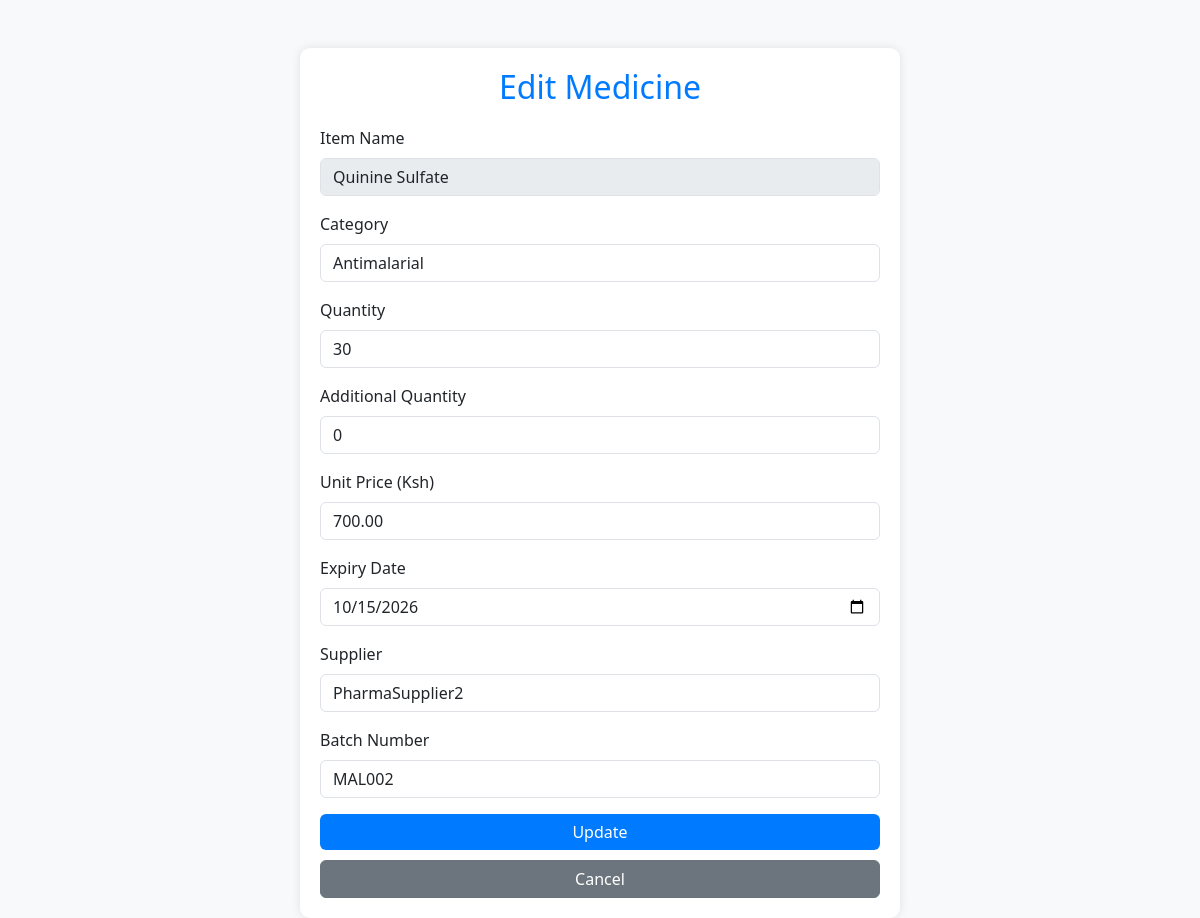
Screenshot of /edit_medicine.php?item_name=Quinine Sulfate with the database file from the repository.
### tables this page shows
CREATE TABLE `pharmacy_inventory` (
  `ItemID` int(11) NOT NULL,
  `ItemName` varchar(255) NOT NULL,
  `Category` varchar(100) NOT NULL,
  `Quantity` int(11) NOT NULL,
  `UnitPrice` decimal(10,2) NOT NULL,
  `ExpiryDate` date NOT NULL,
  `Supplier` varchar(255) DEFAULT NULL,
  `BatchNumber` varchar(100) DEFAULT NULL,
  `AddedAt` timestamp NOT NULL DEFAULT current_timestamp()
);

### edit_medicine.php (the view, shortened to what this page needs)
<?php
$servername = "localhost";
$username = "root";
$password = "";
$dbname = "jamii-hms";
$conn = new mysqli($servername, $username, $password, $dbname);
if (isset($_GET['item_name'])) {
    $item_name = $_GET['item_name'];
    $sql = "SELECT * FROM pharmacy_inventory WHERE ItemName = ?";
    $stmt = $conn->prepare($sql);
    $stmt->bind_param("s", $item_name);
    $stmt->execute();
    $result = $stmt->get_result();
    $medicine = $result->fetch_assoc();
}
?>
<!DOCTYPE html>
<html lang="en">
<head>
    <link href="https://cdn.jsdelivr.net/npm/bootstrap@5.3.0/dist/css/bootstrap.min.css" rel="stylesheet">
</head>
<body>
    <div class="container mt-5">
        <h2>Edit Medicine</h2>
        <form method="post">
            <div class="mb-3">
                <label class="form-label">Item Name</label>
                <input type="text" class="form-control" value="<?php echo $medicine['ItemName']; ?>" disabled>
            </div>
            <div class="mb-3">
                <label class="form-label">Category</label>
                <input type="text" name="category" class="form-control" value="<?php echo $medicine['Category']; ?>" required>
            </div>
            <div class="mb-3">
                <label class="form-label">Quantity</label>
                <input type="number" name="quantity" class="form-control" value="<?php echo $medicine['Quantity']; ?>" required>
            </div>
            <div class="mb-3">
                <label class="form-label">Additional Quantity</label>
                <input type="number" name="additional_quantity" class="form-control" value="0" required>
            </div>
            <div class="mb-3">
                <label class="form-label">Unit Price (Ksh)</label>
                <input type="text" name="unit_price" class="form-control" value="<?php echo $medicine['UnitPrice']; ?>" required>
            </div>
            <div class="mb-3">
                <label class="form-label">Expiry Date</label>
                <input type="date" name="expiry_date" class="form-control" value="<?php echo $medicine['ExpiryDate']; ?>" required>
            </div>
            <div class="mb-3">
                <label class="form-label">Supplier</label>
                <input type="text" name="supplier" class="form-control" value="<?php echo $medicine['Supplier']; ?>" required>
            </div>
            <div class="mb-3">
                <label class="form-label">Batch Number</label>
                <input type="text" name="batch_number" class="form-control" value="<?php echo $medicine['BatchNumber']; ?>" required>
            </div>
            <button type="submit" class="btn btn-primary">Update</button>
            <a href="pharmacy_inventory.php" class="btn btn-secondary">Cancel</a>
        </form>
    </div>
</body>
</html>

### edit_medicine.php (style rules this page uses)
body { background-color: #f8f9fa; }
.container { max-width: 600px; background: white; padding: 20px; border-radius: 10px; box-shadow: 0px 0px 10px rgba(0, 0, 0, 0.1); }
h2 { text-align: center; color: #007bff; margin-bottom: 20px; }
.btn-primary { width: 100%; background-color: #007bff; border: none; }
.btn-secondary { width: 100%; margin-top: 10px; }

### rows the page displays
pharmacy_inventory: ItemName "Quinine Sulfate", category "Antimalarial", quantity "30", unit_price "700.00", expiry_date "10/15/2026", supplier "PharmaSupplier2", batch_number "MAL002"
